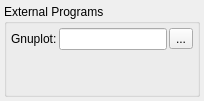
     <widget class="QWidget" name="tab_2">
      <attribute name="title">
       <string>Tools</string>
      </attribute>
      <layout class="QGridLayout" name="gridLayout_11">
       <property name="margin">
        <number>4</number>
       </property>
       <property name="spacing">
        <number>2</number>
       </property>
       <item row="0" column="0">
        <widget class="QGroupBox" name="groupBox_14">
         <property name="title">
          <string>External Programs</string>
         </property>
         <layout class="QGridLayout" name="gridLayout_12">
          <property name="margin">
           <number>4</number>
          </property>
          <property name="spacing">
           <number>2</number>
          </property>
          <item row="0" column="2">
           <widget class="QToolButton" name="btnGpl">
            <property name="text">
             <string>...</string>
            </property>
           </widget>
          </item>
          <item row="0" column="1">
           <widget class="QLineEdit" name="editGpl">
            <property name="text">
             <string/>
            </property>
           </widget>
          </item>
          <item row="0" column="0">
           <widget class="QLabel" name="label_49">
            <property name="sizePolicy">
             <sizepolicy hsizetype="Fixed" vsizetype="Preferred">
              <horstretch>0</horstretch>
              <verstretch>0</verstretch>
             </sizepolicy>
            </property>
            <property name="text">
             <string>Gnuplot:</string>
            </property>
           </widget>
          </item>
          <item row="1" column="0" colspan="3">
           <spacer name="verticalSpacer_7">
            <property name="orientation">
             <enum>Qt::Vertical</enum>
            </property>
            <property name="sizeHint" stdset="0">
             <size>
              <width>20</width>
              <height>40</height>
             </size>
            </property>
           </spacer>
          </item>
         </layout>
        </widget>
       </item>
      </layout>
     </widget>
